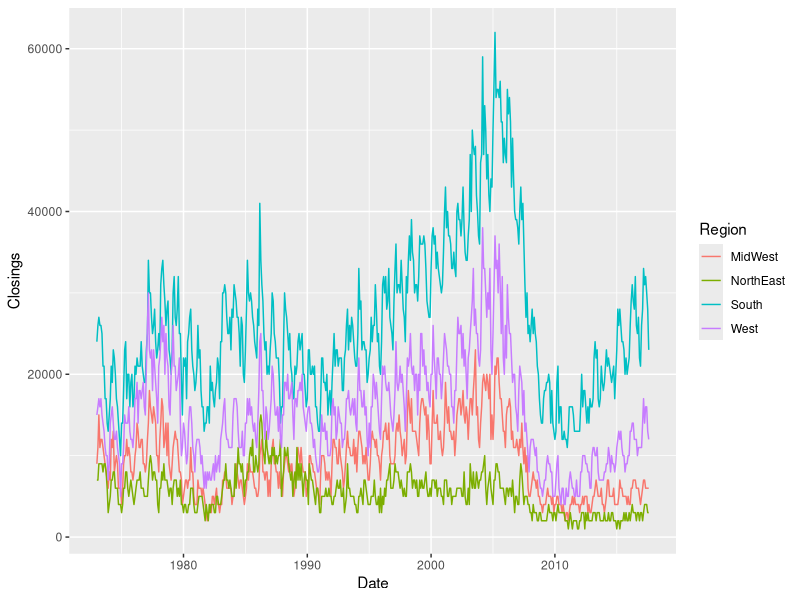
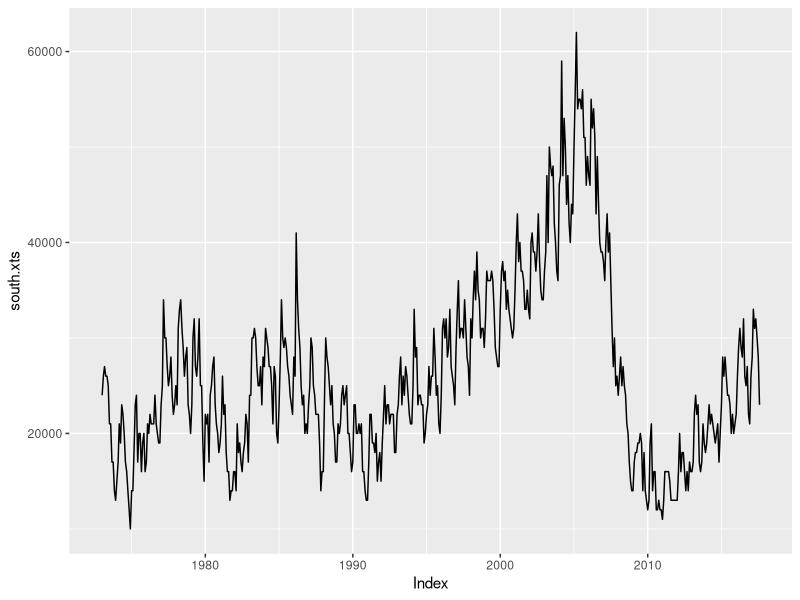

Source code (R) for these figures, in order: (Note: this script raises an error after producing the figures.)
library(xts)
library(lubridate)
library(forecast)
library(data.table)
library(ggplot2)
library(grid)
library(gridExtra)
library(quantmod)
library(ggthemes)

market <- fread("Monthly.csv")
market <- market[, Date := as.Date(market$Date, format = "%Y/%m/%d")]
market$Total <- market$Total * 1000
market$NE <- market$NE * 1000
market$MW <- market$MW * 1000
market$S <- market$S * 1000
market$W <- market$W * 1000

marketPre1 <- market[, c("Date", "NE")]
names(marketPre1) <- c("Date", "Closings")
marketPre1 <- marketPre1[, Region := "NorthEast"]
marketPre2 <- market[, c("Date", "MW")]
names(marketPre2) <- c("Date", "Closings")
marketPre2 <- marketPre2[, Region := "MidWest"]
marketPre3 <- market[, c("Date", "S")]
names(marketPre3) <- c("Date", "Closings")
marketPre3 <- marketPre3[, Region := "South"]
marketPre4 <- market[, c("Date", "W")]
names(marketPre4) <- c("Date", "Closings")
marketPre4 <- marketPre4[, Region := "West"]

market <- rbind(marketPre1, marketPre2, marketPre3, marketPre4)
rm(marketPre1, marketPre2, marketPre3, marketPre4)

ggplot(market, aes(Date, Closings, colour = Region)) + 
  geom_line()

southMarket <- market[Region == "South"]
south.xts <- xts(x = southMarket$Closings, order.by = southMarket$Date)

autoplot(south.xts)

southMarket.start <- c(year(start(south.xts)), month(start(south.xts)))
southMarket.end <- c(year(end(south.xts)), month(end(south.xts)))
south.xts <- ts(as.numeric(south.xts), start = southMarket.start,
                   end = southMarket.end, frequency = 12)
rm(southMarket.end, southMarket.start)

south.HW <- HoltWinters(south.xts)
south.arima <- auto.arima(south.xts)
south.forecast <- forecast(south.xts, h = 12*4)
autoplot(south.HW)
autoplot(south.arima)
autoplot(south.forecast)

south.predict1 <-  predict(south.HW, n.ahead=48)
ts.plot(south.xts, south.predict1, lty = c(1:2))

south.predict2 <-  predict(south.arima, n.ahead=48)
ts.plot(south.xts, south.predict2, lty = c(1:2))
autoplot(south.predict2)
